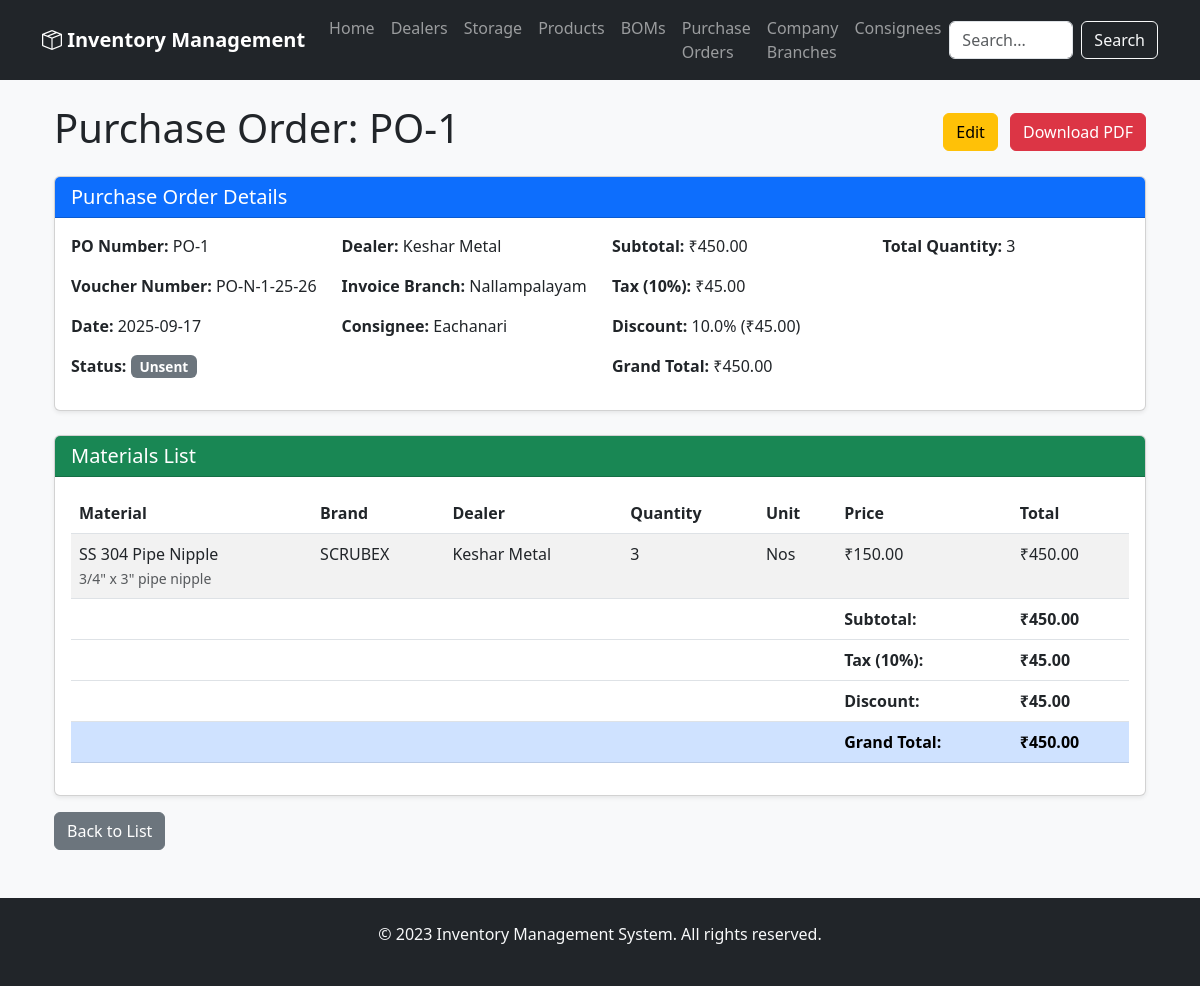
The page /purchase_orders/1 on the database its author committed.
### app/models.py (models this page shows, shortened)
class PurchaseOrder(Base):
    __tablename__ = 'purchase_order'
    po_no = Column(Integer, primary_key=True)
    dealer_id = Column(Integer, ForeignKey('dealer.id'))
    date = Column(Date, default=date.today)
    status = Column(String(20))
    notes = Column(Text)
    discount = Column(Float, default=0.0)
    invoice_branch_id = Column(Integer, ForeignKey('company_branches.id'))
    consignee_id = Column(Integer, ForeignKey('consignees.id'))
    dealer = relationship('Dealer', backref='purchase_orders')
    invoice_branch = relationship('CompanyBranch', foreign_keys=[invoice_branch_id])
    consignee = relationship('Consignee', foreign_keys=[consignee_id])
    items = relationship('PurchaseOrderItem', back_populates='purchase_order', cascade='all, delete-orphan')

class CompanyBranch(Base):
    __tablename__ = 'company_branches'
    id = Column(Integer, primary_key=True)
    company_name = Column(String(120), nullable=False)
    branch_name = Column(String(120), nullable=False)
    address = Column(String(250), nullable=False)
    city = Column(String(100), nullable=False)
    state = Column(String(100), nullable=False)
    pincode = Column(String(20), nullable=False)
    gst_no = Column(String(50), nullable=False)
    state_code = Column(String(10), nullable=False)
    email = Column(String(120), nullable=False)
    branch_indicator = Column(String(1), nullable=False)

class Dealer(Base):
    __tablename__ = 'dealer'
    id = Column(Integer, primary_key=True)
    name = Column(String(120), nullable=False)
    address = Column(String(250))
    city = Column(String(100))
    state = Column(String(100))
    country = Column(String(100))
    pincode = Column(String(20))
    telephone = Column(String(50))
    mobile = Column(String(50))
    email = Column(String(120))
    gst_no = Column(String(50))
    bank_name = Column(String(100))
    account_no = Column(String(100))
    ifsc_code = Column(String(50))
    materials = relationship('Storage', back_populates='dealer', lazy='dynamic')

class Consignee(Base):
    __tablename__ = 'consignees'
    id = Column(Integer, primary_key=True)
    company_name = Column(String(120), nullable=False)
    branch_name = Column(String(120), nullable=False)
    address = Column(String(250), nullable=False)
    city = Column(String(100), nullable=False)
    state = Column(String(100), nullable=False)
    pincode = Column(String(20), nullable=False)
    gst_no = Column(String(50), nullable=False)
    state_code = Column(String(10), nullable=False)
    email = Column(String(120), nullable=False)
    branch_indicator = Column(String(1), nullable=False)

class PurchaseOrderItem(Base):
    __tablename__ = 'purchase_order_item'
    id = Column(Integer, primary_key=True)
    po_no = Column(Integer, ForeignKey('purchase_order.po_no'))
    material_id = Column(Integer, ForeignKey('storage.id'))
    material_name = Column(String(256))
    spec = Column(String(256))
    brand = Column(String(128))
    dealer_name = Column(String(120))
    quantity = Column(Integer)
    price = Column(Float)
    unit = Column(String(50))
    purchase_order = relationship('PurchaseOrder', back_populates='items')
    material = relationship('Storage', back_populates='po_items')

### app/routers/purchase_orders.py (the view)
@router.get("/{po_no}", response_class=HTMLResponse)
async def view_purchase_order(request: Request, po_no: int, db: Session = Depends(get_db)):
    try:
        purchase_order = db.query(models.PurchaseOrder).options(
            joinedload(models.PurchaseOrder.dealer),
            joinedload(models.PurchaseOrder.invoice_branch),
            joinedload(models.PurchaseOrder.consignee),
            joinedload(models.PurchaseOrder.items)
        ).filter(models.PurchaseOrder.po_no == po_no).first()
        if purchase_order is None:
            return templates.TemplateResponse("error.html", {
                "request": request,
                "status_code": 404,
                "detail": f"Purchase order with PO number {po_no} not found"
            })
        return templates.TemplateResponse("view_purchase_order.html", {
            "request": request,
            "purchase_order": purchase_order
        })
    except Exception as e:
        print(f"Error viewing purchase order: {e}")
        return templates.TemplateResponse("error.html", {
            "request": request,
            "status_code": 500,
            "detail": f"Error viewing purchase order: {str(e)}"
        })

### app/templates/view_purchase_order.html (shortened to what this page needs)
{% extends "base.html" %}
{% block content %}
<div class="container mt-4">
    <div class="d-flex justify-content-between align-items-center mb-3">
        <h1>Purchase Order: PO-{{ purchase_order.po_no }}</h1>
        <div>
            <a href="/purchase_orders/edit/{{ purchase_order.po_no }}" class="btn btn-warning me-2">Edit</a>
            <a href="/purchase_orders/{{ purchase_order.po_no }}/pdf" class="btn btn-danger" target="_blank">Download PDF</a>
        </div>
    </div>
    <div class="card mb-4">
        <div class="card-header bg-primary text-white">
            <h5 class="mb-0">Purchase Order Details</h5>
        </div>
        <div class="card-body">
            <div class="row">
                <div class="col-md-3">
                    <p><strong>PO Number:</strong> PO-{{ purchase_order.po_no }}</p>
                    <p><strong>Voucher Number:</strong> {{ purchase_order.voucher_number }}</p>
                    <p><strong>Date:</strong> {{ purchase_order.date.strftime('%Y-%m-%d') }}</p>
                    <p><strong>Status:</strong>
                        <span class="badge
                            {% if purchase_order.status == 'sent' %}bg-success
                            {% elif purchase_order.status == 'waiting' %}bg-warning
                            {% elif purchase_order.status == 'received' %}bg-info
                            {% else %}bg-secondary{% endif %}">
                            {{ purchase_order.status|title }}
                        </span>
                    </p>
                </div>
                <div class="col-md-3">
                    <p><strong>Dealer:</strong> {{ purchase_order.dealer.name if purchase_order.dealer else 'N/A' }}</p>
                    <p><strong>Invoice Branch:</strong> {{ purchase_order.invoice_branch.branch_name if purchase_order.invoice_branch else 'N/A' }}</p>
                    <p><strong>Consignee:</strong> {{ purchase_order.consignee.branch_name if purchase_order.consignee else 'N/A' }}</p>
                </div>
                <div class="col-md-3">
                    <p><strong>Subtotal:</strong> {{ purchase_order.subtotal|currency }}</p>
                    <p><strong>Tax (10%):</strong> {{ purchase_order.tax_amount|currency }}</p>
                    <p><strong>Discount:</strong> {{ purchase_order.discount }}% ({{ purchase_order.discount_amount|currency }})</p>
                    <p><strong>Grand Total:</strong> {{ purchase_order.grand_total|currency }}</p>
                </div>
                <div class="col-md-3">
                    <p><strong>Total Quantity:</strong> {{ purchase_order.total_quantity }}</p>
                </div>
            </div>
        </div>
    </div>
    <div class="card">
        <div class="card-header bg-success text-white">
            <h5 class="mb-0">Materials List</h5>
        </div>
        <div class="card-body">
            <div class="table-responsive">
                <table class="table table-striped">
                    <thead>
                        <tr>
                            <th>Material</th>
                            <th>Brand</th>
                            <th>Dealer</th>
                            <th>Quantity</th>
                            <th>Unit</th>
                            <th>Price</th>
                            <th>Total</th>
                        </tr>
                    </thead>
                    <tbody>
                        {% for item in purchase_order.items %}
                        <tr>
                            <td>
                                {{ item.material_name }}
                                {% if item.spec %}
                                    <br><small class="text-muted">{{ item.spec }}</small>
                                {% endif %}
                            </td>
                            <td>{{ item.brand or 'N/A' }}</td>
                            <td>{{ item.dealer_name or 'N/A' }}</td>
                            <td>{{ item.quantity }}</td>
                            <td>{{ item.unit }}</td>
                            <td>{{ item.price|currency }}</td>
                            <td>{{ (item.quantity * item.price)|currency }}</td>
                        </tr>
                        {% else %}
                        <tr>
                            <td colspan="7" class="text-center">No items in this purchase order.</td>
                        </tr>
                        {% endfor %}
                    </tbody>
                    <tfoot>
                        <tr>
                            <td colspan="5"></td>
                            <td><strong>Subtotal:</strong></td>
                            <td><strong>{{ purchase_order.subtotal|currency }}</strong></td>
                        </tr>
                        <tr>
                            <td colspan="5"></td>
                            <td><strong>Tax (10%):</strong></td>
                            <td><strong>{{ purchase_order.tax_amount|currency }}</strong></td>
                        </tr>
                        <tr>
                            <td colspan="5"></td>
                            <td><strong>Discount:</strong></td>
                            <td><strong>{{ purchase_order.discount_amount|currency }}</strong></td>
                        </tr>
                        <tr class="table-primary">
                            <td colspan="5"></td>
                            <td><strong>Grand Total:</strong></td>
                            <td><strong>{{ purchase_order.grand_total|currency }}</strong></td>
                        </tr>
                    </tfoot>
                </table>
            </div>
        </div>
    </div>
    <div class="mt-3">
        <a href="/purchase_orders" class="btn btn-secondary">Back to List</a>
    </div>
</div>
{% endblock %}

### app/static/css/style.css (style rules this page uses)
body { background-color: #f8f9fa; }
.card { box-shadow: 0 0.125rem 0.25rem rgba(0, 0, 0, 0.075); transition: box-shadow 0.15s ease-in-out; }
.badge { font-size: 0.85em; }

### rows shown on the page
PurchaseOrder: po_no "1", voucher_number "PO-N-1-25-26", date "2025-09-17", status "Unsent", discount "10.0"
Dealer: dealer "Keshar Metal"
CompanyBranch: invoice_branch "Nallampalayam"
Consignee: consignee "Eachanari"
PurchaseOrderItem: subtotal "₹450.00", tax_amount "₹45.00", discount_amount "₹45.00", grand_total "₹450.00", total_quantity "3", material_name "SS 304 Pipe Nipple", spec "3/4\" x 3\" pipe nipple", brand "SCRUBEX", dealer_name "Keshar Metal", quantity "3", unit "Nos", price "₹150.00", (item.quantity*item.price)|currency "₹450.00"
